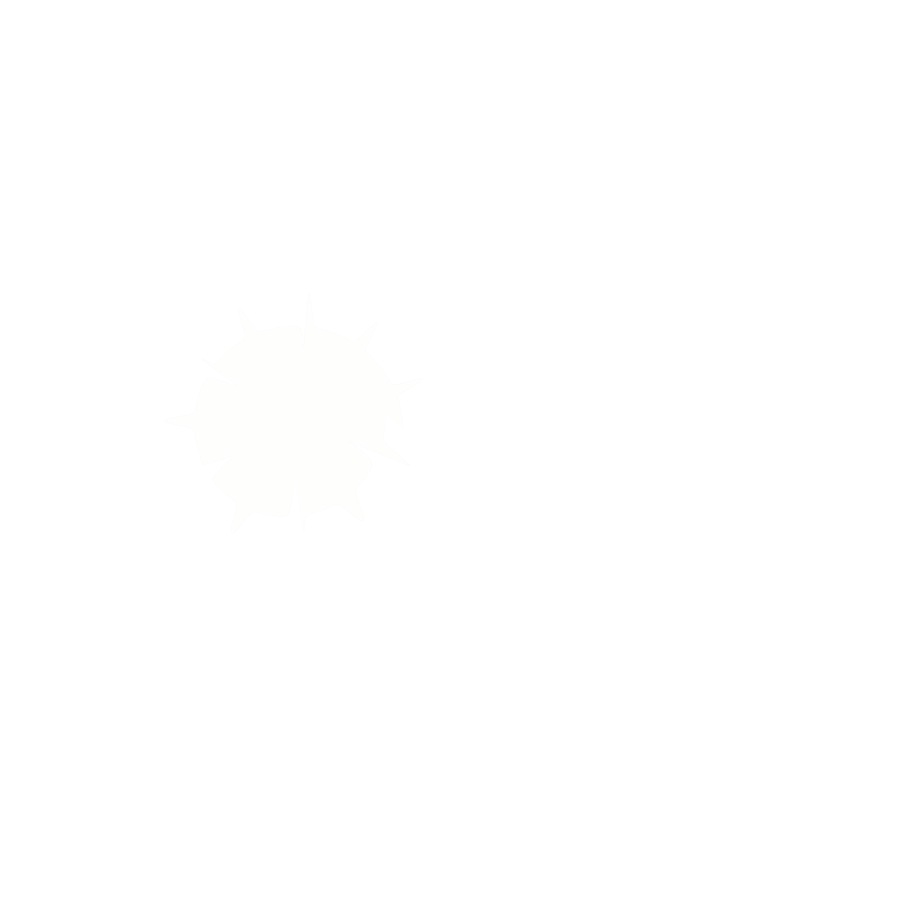
Frame 1 (no input)
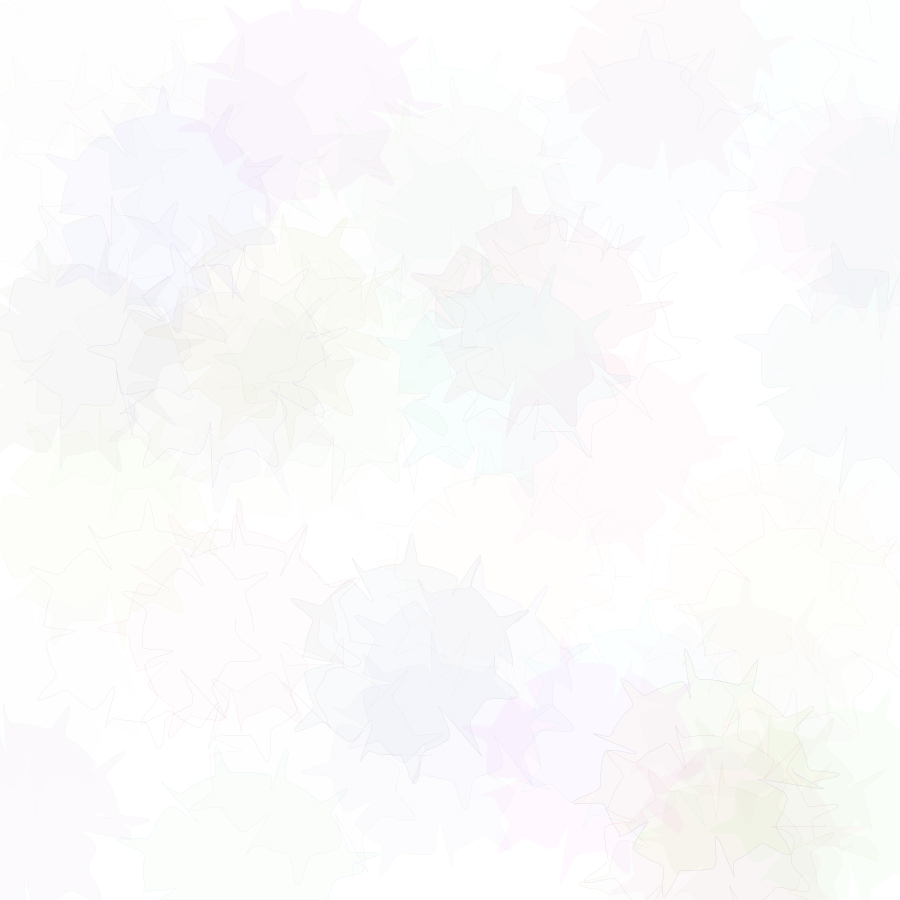
Frame 60 (the mouse pressed at the canvas centre just before this capture)
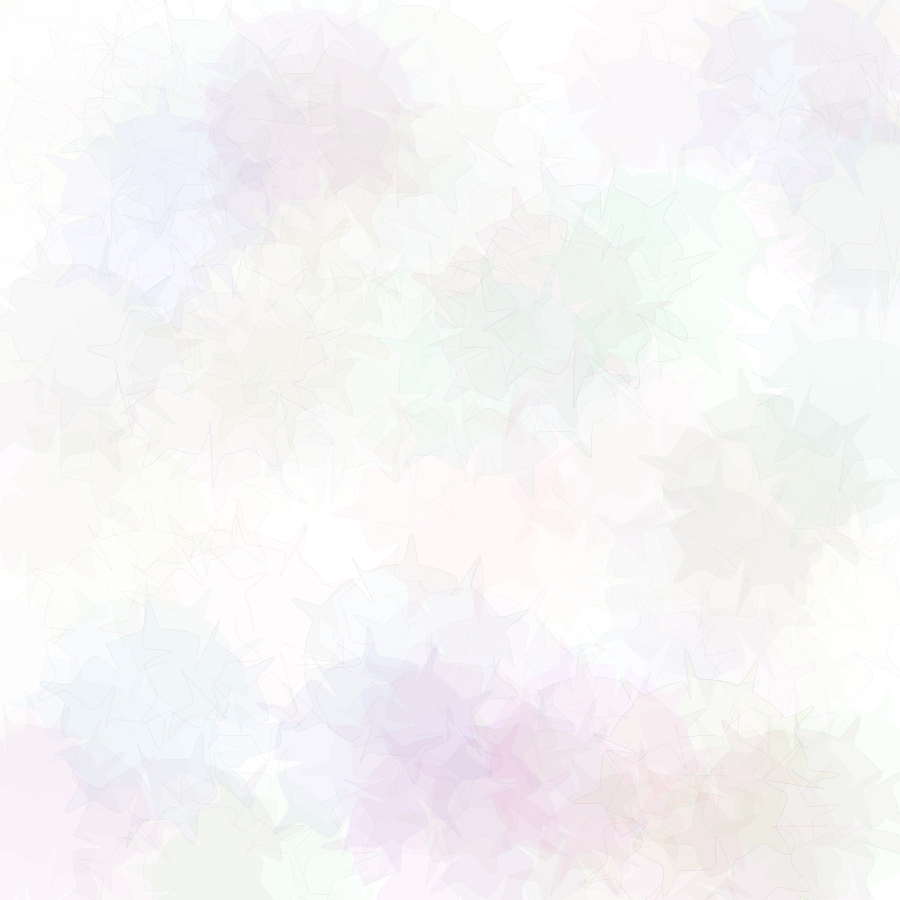
Frame 120 (the mouse held since frame 60 and released just before this capture)

The Processing sketch that drew these frames (run headless with seeded random() and noise(); from frame 60 on, the mouse is pressed at the canvas centre):

// Processing sketch: processing_118535
// ── processing_118535.pde

//reference my dear teacher:Sheng-Fen Nik Chien.
//"noisy circles" function.
//and change apart of it.

void setup() {
  size(900, 900);
  frameRate(20);
  background(255); 
  //noLoop();
}

void draw() {
  //background(255); 
  strokeWeight(0.5); 
  float radius = 100; 
  int centX = width/2; 
  int centY = height/2; 

  // draw the filled circle using "shape"
  stroke(random(255), random(255), random(255),random(30)); 
  float x, y; 
  float noiseval = random(10);
  float radVariance, thisRadius, rad;
  float radiusNoise1 = random(900)-450;
  float radiusNoise2 = random(900)-450;
  beginShape();
  fill(random(255), random(255), random(255),random(10)); 
  for (float ang=0; ang<=360; ang+=1) {
    radiusNoise1 += 0.05; 
    radiusNoise2 += 0.05;
    noiseval += 0.1; 
    radVariance=30*customNoise(noiseval);
    thisRadius = radius+radVariance; 
    rad = radians(ang); 
    x = centX + (thisRadius * cos(rad))+radiusNoise1; 
    y = centY + (thisRadius * sin(rad))+radiusNoise2; 
    curveVertex(x, y);
  }
  endShape();
}

// customed noise function

float customNoise(float value) {
  int count = int(value);
  float retValue=pow(sin(value), count);
  return retValue;
}
